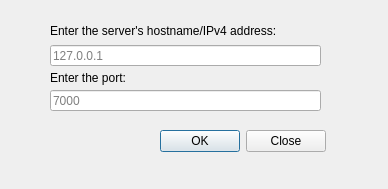
<?xml version="1.0" encoding="UTF-8"?>
<ui version="4.0">
 <class>Dialog</class>
 <widget class="QDialog" name="Dialog">
  <property name="enabled">
   <bool>true</bool>
  </property>
  <property name="geometry">
   <rect>
    <x>0</x>
    <y>0</y>
    <width>388</width>
    <height>189</height>
   </rect>
  </property>
  <property name="windowTitle">
   <string>PyChat Client - Username</string>
  </property>
  <widget class="QDialogButtonBox" name="buttonBox">
   <property name="geometry">
    <rect>
     <x>155</x>
     <y>125</y>
     <width>171</width>
     <height>32</height>
    </rect>
   </property>
   <property name="orientation">
    <enum>Qt::Horizontal</enum>
   </property>
   <property name="standardButtons">
    <set>QDialogButtonBox::Close|QDialogButtonBox::Ok</set>
   </property>
   <property name="centerButtons">
    <bool>false</bool>
   </property>
  </widget>
  <widget class="QLineEdit" name="lineEdit">
   <property name="geometry">
    <rect>
     <x>50</x>
     <y>45</y>
     <width>271</width>
     <height>21</height>
    </rect>
   </property>
   <property name="layoutDirection">
    <enum>Qt::LeftToRight</enum>
   </property>
   <property name="text">
    <string/>
   </property>
   <property name="maxLength">
    <number>50</number>
   </property>
   <property name="dragEnabled">
    <bool>false</bool>
   </property>
   <property name="placeholderText">
    <string>127.0.0.1</string>
   </property>
  </widget>
  <widget class="QLabel" name="label">
   <property name="geometry">
    <rect>
     <x>50</x>
     <y>20</y>
     <width>271</width>
     <height>21</height>
    </rect>
   </property>
   <property name="text">
    <string>Enter the server's hostname/IPv4 address:</string>
   </property>
  </widget>
  <widget class="QLabel" name="label_2">
   <property name="geometry">
    <rect>
     <x>50</x>
     <y>70</y>
     <width>271</width>
     <height>16</height>
    </rect>
   </property>
   <property name="text">
    <string>Enter the port:</string>
   </property>
  </widget>
  <widget class="QLineEdit" name="lineEdit_2">
   <property name="geometry">
    <rect>
     <x>50</x>
     <y>90</y>
     <width>271</width>
     <height>21</height>
    </rect>
   </property>
   <property name="text">
    <string/>
   </property>
   <property name="maxLength">
    <number>5</number>
   </property>
   <property name="placeholderText">
    <string>7000</string>
   </property>
  </widget>
  <widget class="QLabel" name="label_3">
   <property name="enabled">
    <bool>true</bool>
   </property>
   <property name="geometry">
    <rect>
     <x>50</x>
     <y>160</y>
     <width>266</width>
     <height>16</height>
    </rect>
   </property>
   <property name="text">
    <string/>
   </property>
   <property name="alignment">
    <set>Qt::AlignCenter</set>
   </property>
  </widget>
 </widget>
 <resources/>
 <connections>
  <connection>
   <sender>buttonBox</sender>
   <signal>accepted()</signal>
   <receiver>Dialog</receiver>
   <slot>accept()</slot>
   <hints>
    <hint type="sourcelabel">
     <x>248</x>
     <y>254</y>
    </hint>
    <hint type="destinationlabel">
     <x>157</x>
     <y>274</y>
    </hint>
   </hints>
  </connection>
  <connection>
   <sender>buttonBox</sender>
   <signal>rejected()</signal>
   <receiver>Dialog</receiver>
   <slot>reject()</slot>
   <hints>
    <hint type="sourcelabel">
     <x>316</x>
     <y>260</y>
    </hint>
    <hint type="destinationlabel">
     <x>286</x>
     <y>274</y>
    </hint>
   </hints>
  </connection>
 </connections>
</ui>
